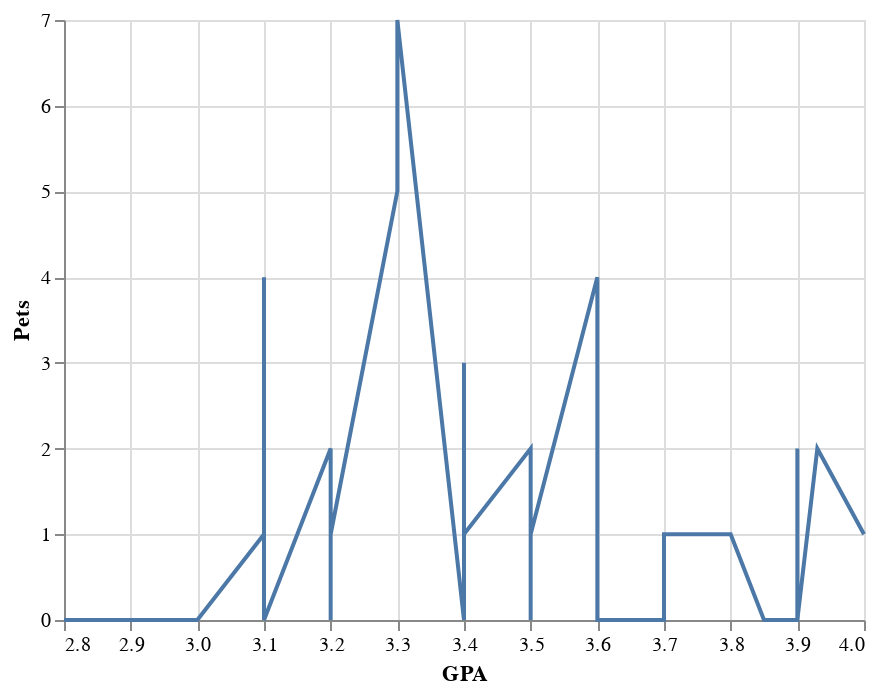

Source (notebook cell):
### Code cell
alt.Chart(data).mark_line().encode(x="GPA",y="Pets")

### Figure 1 — Vega-Lite specification as saved in the notebook (floating-point values rounded to 4 significant figures)
{"config": {"view": {"continuousWidth": 400, "continuousHeight": 300}}, "data": {"name": "data-1c7d6a81c1d15de212d7c2874e9c0fd4"}, "mark": "line", "encoding": {"x": {"field": "GPA", "type": "quantitative"}, "y": {"field": "Pets", "type": "quantitative"}}, "$schema": "https://vega.github.io/schema/vega-lite/v4.17.0.json", "datasets": {"data-1c7d6a81c1d15de212d7c2874e9c0fd4": [{"Major": "Psychology", "Year": 3, "Homestate": "CA", "GPA": 3.9, "Pets": 0, "Sleep (normal night)": 7.0, "Color": "blue", "Miles away from campus": 0.1, "Plan year after graduation": "Masters in Psychology"}, {"Major": "Information Science", "Year": 5, "Homestate": "WY", "GPA": 3.2, "Pets": 2, "Sleep (normal night)": 7.0, "Color": "indigo", "Miles away from campus": 2.1, "Plan year after graduation": "Industry"}, {"Major": "Information Science", "Year": 3, "Homestate": "CO", "GPA": 3.8, "Pets": 1, "Sleep (normal night)": 6.0, "Color": "blue", "Miles away from campus": 14.0, "Plan year after graduation": "UX design"}, {"Major": "Information Science", "Year": 3, "Homestate": "GA", "GPA": 3.1, "Pets": 1, "Sleep (normal night)": 5.0, "Color": "teal", "Miles away from campus": 1.0, "Plan year after graduation": "Data Science work in the games industry"}, {"Major": "Computer Science", "Year": 2, "Homestate": "CO", "GPA": 3.3, "Pets": 5, "Sleep (normal night)": 4.0, "Color": "green", "Miles away from campus": 0.1, "Plan year after graduation": "Accessible Technology"}, {"Major": "Computer Science", "Year": 4, "Homestate": "TX", "GPA": 3.4, "Pets": 0, "Sleep (normal night)": 9.0, "Color": "orange", "Miles away from campus": 1.0, "Plan year after graduation": "Work"}, {"Major": "Computer Science", "Year": 3, "Homestate": "AZ", "GPA": 3.8, "Pets": 1, "Sleep (normal night)": 8.0, "Color": "blue", "Miles away from campus": 1.0, "Plan year after graduation": "Work"}, {"Major": "Geography & Ecology", "Year": 4, "Homestate": "CO", "GPA": 3.1, "Pets": 1, "Sleep (normal night)": 9.0, "Color": "red", "Miles away from campus": 27.0, "Plan year after graduation": "Work"}, {"Major": "Computer Science", "Year": 4, "Homestate": "AZ", "GPA": 3.6, "Pets": 4, "Sleep (normal night)": 8.0, "Color": "black", "Miles away from campus": 2.0, "Plan year after graduation": "Work"}, {"Major": "Information Science", "Year": 4, "Homestate": "CO", "GPA": 3.0, "Pets": 0, "Sleep (normal night)": 6.0, "Color": "gold", "Miles away from campus": 1.0, "Plan year after graduation": "UX Designer"}, {"Major": "Information Science", "Year": 4, "Homestate": "CO", "GPA": 3.0, "Pets": 0, "Sleep (normal night)": 7.0, "Color": "blue", "Miles away from campus": 5.0, "Plan year after graduation": "Work as a software engineer"}, {"Major": "Computer Science", "Year": 4, "Homestate": "IL", "GPA": 3.9, "Pets": 0, "Sleep (normal night)": 7.5, "Color": "blue", "Miles away from campus": 2.0, "Plan year after graduation": "Work as a software engineer"}, {"Major": "Computer Science", "Year": 4, "Homestate": "CO", "GPA": 3.2, "Pets": 1, "Sleep (normal night)": 8.0, "Color": "brown", "Miles away from campus": 0.2, "Plan year after graduation": "Travel in Europe"}, {"Major": "Linguistics", "Year": 4, "Homestate": "VT", "GPA": 4.0, "Pets": 1, "Sleep (normal night)": 5.0, "Color": "blue", "Miles away from campus": 14.0, "Plan year after graduation": "buy a boat"}, {"Major": "Psychology", "Year": 4, "Homestate": "CO", "GPA": 4.0, "Pets": 1, "Sleep (normal night)": 9.0, "Color": "indigo", "Miles away from campus": 5.0, "Plan year after graduation": "professional research"}, {"Major": "Economics", "Year": 4, "Homestate": "KS", "GPA": 3.9, "Pets": 0, "Sleep (normal night)": 7.5, "Color": "red", "Miles away from campus": 0.5, "Plan year after graduation": "Move in with partner"}, {"Major": "Astrophysics", "Year": 4, "Homestate": "FL", "GPA": 3.4, "Pets": 1, "Sleep (normal night)": 6.0, "Color": "purple", "Miles away from campus": 2.0, "Plan year after graduation": "Industry"}, {"Major": "Aerospace Engineering", "Year": 3, "Homestate": "CO", "GPA": 3.9, "Pets": 2, "Sleep (normal night)": 7.0, "Color": "blue", "Miles away from campus": 0.5, "Plan year after graduation": "Industry"}, {"Major": "Electrical Engineering", "Year": 2, "Homestate": "NH", "GPA": 3.9, "Pets": 1, "Sleep (normal night)": 8.0, "Color": "blue", "Miles away from campus": 1.0, "Plan year after graduation": "van life"}, {"Major": "Information Science", "Year": 3, "Homestate": "CA", "GPA": 3.2, "Pets": 0, "Sleep (normal night)": 6.0, "Color": "purple", "Miles away from campus": 2.0, "Plan year after graduation": "UX Design"}, {"Major": "Information Science", "Year": 4, "Homestate": "CO", "GPA": 3.7, "Pets": 0, "Sleep (normal night)": 6.0, "Color": "pink", "Miles away from campus": 17.0, "Plan year after graduation": "industry"}, {"Major": "Information Science", "Year": 3, "Homestate": "CO", "GPA": 3.4, "Pets": 3, "Sleep (normal night)": 6.0, "Color": "blue", "Miles away from campus": 2.0, "Plan year after graduation": "Real Estate Apraiser"}, {"Major": "Data Science", "Year": 1, "Homestate": "PA", "GPA": 3.85, "Pets": 0, "Sleep (normal night)": 6.0, "Color": "mint green", "Miles away from campus": 0.5, "Plan year after graduation": "Research"}, {"Major": "Information Science", "Year": 4, "Homestate": "CO", "GPA": 3.1, "Pets": 1, "Sleep (normal night)": 8.0, "Color": "green", "Miles away from campus": 5.0, "Plan year after graduation": "Tech"}, {"Major": "Information Science", "Year": 4, "Homestate": "CO", "GPA": 3.3, "Pets": 7, "Sleep (normal night)": 7.0, "Color": "purple", "Miles away from campus": 0.2, "Plan year after graduation": "Industry"}, {"Major": "Computer Science", "Year": 4, "Homestate": "CO", "GPA": 3.6, "Pets": 3, "Sleep (normal night)": 6.0, "Color": null, "Miles away from campus": null, "Plan year after graduation": null}, {"Major": "Political Science", "Year": 3, "Homestate": "KY ", "GPA": 3.93, "Pets": 2, "Sleep (normal night)": 9.0, "Color": "blue", "Miles away from campus": 0.5, "Plan year after graduation": "Live in a van"}, {"Major": "Information Science ", "Year": 4, "Homestate": "IL", "GPA": 3.1, "Pets": 4, "Sleep (normal night)": 7.0, "Color": "green", "Miles away from campus": 0.2, "Plan year after graduation": "UX Designer"}, {"Major": "Information Science ", "Year": 4, "Homestate": "CO", "GPA": 3.8, "Pets": 1, "Sleep (normal night)": 8.0, "Color": "red", "Miles away from campus": 0.3, "Plan year after graduation": "Travel"}, {"Major": "Computer Science", "Year": 3, "Homestate": "CO", "GPA": 2.8, "Pets": 0, "Sleep (normal night)": 6.0, "Color": "black", "Miles away from campus": 0.2, "Plan year after graduation": "Travel"}, {"Major": "Computer Science", "Year": 2, "Homestate": "OR", "GPA": 3.6, "Pets": 0, "Sleep (normal night)": 7.0, "Color": "pink", "Miles away from campus": 19.0, "Plan year after graduation": "Academia"}, {"Major": "Information Science", "Year": 3, "Homestate": "IL", "GPA": 3.8, "Pets": 1, "Sleep (normal night)": 8.0, "Color": "pink", "Miles away from campus": 1.0, "Plan year after graduation": "Work"}, {"Major": "Information Science", "Year": 4, "Homestate": "CO", "GPA": 3.2, "Pets": 1, "Sleep (normal night)": 8.0, "Color": "blue", "Miles away from campus": 0.5, "Plan year after graduation": "Work/Travel"}, {"Major": "Information Science ", "Year": 4, "Homestate": "NM", "GPA": 3.9, "Pets": 0, "Sleep (normal night)": 7.5, "Color": "red", "Miles away from campus": 1.0, "Plan year after graduation": "Governement Spy"}, {"Major": "Computer Science ", "Year": 1, "Homestate": "CO", "GPA": 3.9, "Pets": 0, "Sleep (normal night)": 7.0, "Color": "purple", "Miles away from campus": 20.0, "Plan year after graduation": "Unknown"}, {"Major": "Computer Science", "Year": 2, "Homestate": "WA", "GPA": 3.9, "Pets": 1, "Sleep (normal night)": 8.0, "Color": "black", "Miles away from campus": 0.5, "Plan year after graduation": "Software Development Engineering"}, {"Major": "Information Science", "Year": 3, "Homestate": "CO", "GPA": 3.4, "Pets": 1, "Sleep (normal night)": 8.0, "Color": "orange", "Miles away from campus": 3.0, "Plan year after graduation": "Corporate Drone"}, {"Major": "Computer Science", "Year": 3, "Homestate": "CO", "GPA": 3.9, "Pets": 0, "Sleep (normal night)": 9.0, "Color": "green", "Miles away from campus": 0.3, "Plan year after graduation": "Consulting"}, {"Major": "Electrical Engineering", "Year": 2, "Homestate": "CO", "GPA": 3.5, "Pets": 2, "Sleep (normal night)": 8.0, "Color": "green", "Miles away from campus": 2.0, "Plan year after graduation": "Work"}, {"Major": "Information Science", "Year": 3, "Homestate": "IL", "GPA": 3.6, "Pets": 0, "Sleep (normal night)": 6.0, "Color": "orange", "Miles away from campus": 1.0, "Plan year after graduation": "Work"}, {"Major": "Information Science", "Year": 4, "Homestate": "CO", "GPA": 3.5, "Pets": 0, "Sleep (normal night)": 7.0, "Color": "black", "Miles away from campus": 0.2, "Plan year after graduation": "Master in Applied Analytics"}, {"Major": "Information Science", "Year": 4, "Homestate": "CA", "GPA": 3.5, "Pets": 1, "Sleep (normal night)": 7.0, "Color": "blue", "Miles away from campus": 0.5, "Plan year after graduation": "Unknown"}, {"Major": "Information Science", "Year": 3, "Homestate": "CO", "GPA": 3.1, "Pets": 0, "Sleep (normal night)": 7.0, "Color": "blue", "Miles away from campus": 0.5, "Plan year after graduation": "UX Design "}, {"Major": "Information Science", "Year": 4, "Homestate": "CA", "GPA": 3.5, "Pets": 1, "Sleep (normal night)": 6.0, "Color": "green", "Miles away from campus": 1.5, "Plan year after graduation": "Entrepreneur "}, {"Major": "Computer Science", "Year": 3, "Homestate": "MN", "GPA": 3.7, "Pets": 1, "Sleep (normal night)": 5.5, "Color": "pink", "Miles away from campus": 20.0, "Plan year after graduation": "Grad School and/or Work"}, {"Major": "Computer Science", "Year": 4, "Homestate": "CO", "GPA": 3.7, "Pets": 1, "Sleep (normal night)": 7.0, "Color": "blue", "Miles away from campus": 0.1, "Plan year after graduation": "Tech"}, {"Major": "Computer Science", "Year": 4, "Homestate": "CO", "GPA": 3.9, "Pets": 0, "Sleep (normal night)": 5.5, "Color": "black", "Miles away from campus": 1.1, "Plan year after graduation": "Work"}]}}
